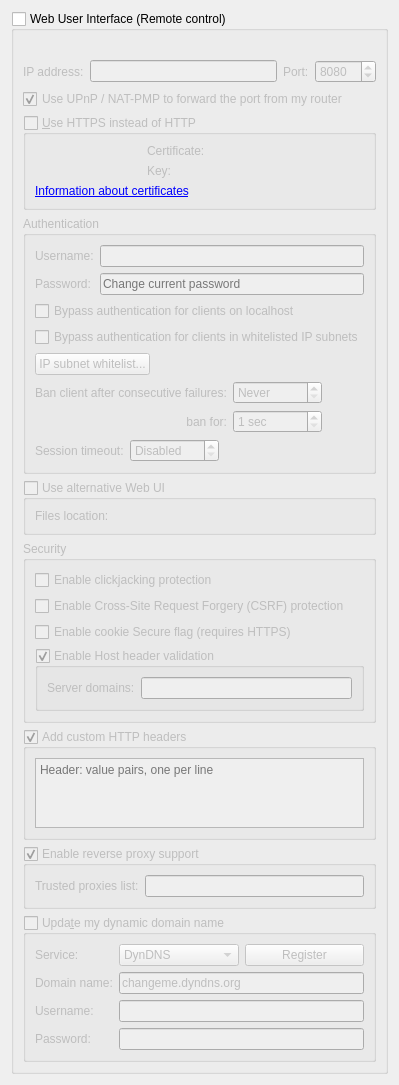
          <widget class="QWidget" name="scrollAreaWidgetContents_7">
           <property name="geometry">
            <rect>
             <x>0</x>
             <y>0</y>
             <width>382</width>
             <height>1045</height>
            </rect>
           </property>
           <layout class="QVBoxLayout" name="verticalLayout_23">
            <item>
             <widget class="QGroupBox" name="checkWebUI">
              <property name="title">
               <string>Web User Interface (Remote control)</string>
              </property>
              <property name="checkable">
               <bool>true</bool>
              </property>
              <property name="checked">
               <bool>false</bool>
              </property>
              <layout class="QVBoxLayout" name="verticalLayout_2">
               <item>
                <widget class="QLabel" name="labelWebUIError">
                 <property name="font">
                  <font>
                   <italic>true</italic>
                  </font>
                 </property>
                 <property name="text">
                  <string/>
                 </property>
                </widget>
               </item>
               <item>
                <layout class="QHBoxLayout" name="horizontalLayout_2">
                 <item>
                  <widget class="QLabel" name="lblWebUIAddress">
                   <property name="text">
                    <string>IP address:</string>
                   </property>
                  </widget>
                 </item>
                 <item>
                  <widget class="QLineEdit" name="textWebUIAddress">
                   <property name="toolTip">
                    <string>IP address that the Web UI will bind to.
Specify an IPv4 or IPv6 address. You can specify &quot;0.0.0.0&quot; for any IPv4 address,
&quot;::&quot; for any IPv6 address, or &quot;*&quot; for both IPv4 and IPv6.</string>
                   </property>
                  </widget>
                 </item>
                 <item>
                  <widget class="QLabel" name="lblWebUIPort">
                   <property name="text">
                    <string>Port:</string>
                   </property>
                  </widget>
                 </item>
                 <item>
                  <widget class="QSpinBox" name="spinWebUIPort">
                   <property name="minimum">
                    <number>1</number>
                   </property>
                   <property name="maximum">
                    <number>65535</number>
                   </property>
                   <property name="value">
                    <number>8080</number>
                   </property>
                  </widget>
                 </item>
                </layout>
               </item>
               <item>
                <widget class="QCheckBox" name="checkWebUIUPnP">
                 <property name="text">
                  <string>Use UPnP / NAT-PMP to forward the port from my router</string>
                 </property>
                 <property name="checked">
                  <bool>true</bool>
                 </property>
                </widget>
               </item>
               <item>
                <widget class="QGroupBox" name="checkWebUIHttps">
                 <property name="title">
                  <string>&amp;Use HTTPS instead of HTTP</string>
                 </property>
                 <property name="checkable">
                  <bool>true</bool>
                 </property>
                 <property name="checked">
                  <bool>false</bool>
                 </property>
                 <layout class="QGridLayout" name="gridLayout_11">
                  <item row="1" column="1">
                   <widget class="QLabel" name="lblWebUIKey">
                    <property name="text">
                     <string>Key:</string>
                    </property>
                   </widget>
                  </item>
                  <item row="0" column="1">
                   <widget class="QLabel" name="lblWebUICrt">
                    <property name="text">
                     <string>Certificate:</string>
                    </property>
                   </widget>
                  </item>
                  <item row="0" column="0">
                   <widget class="QLabel" name="lblSslCertStatus"/>
                  </item>
                  <item row="1" column="0">
                   <widget class="QLabel" name="lblSslKeyStatus"/>
                  </item>
                  <item row="2" column="0" colspan="3">
                   <widget class="QLabel" name="lblWebUIInfo">
                    <property name="text">
                     <string>&lt;a href=https://httpd.apache.org/docs/current/ssl/ssl_faq.html#aboutcerts&gt;Information about certificates&lt;/a&gt;</string>
                    </property>
                    <property name="openExternalLinks">
                     <bool>true</bool>
                    </property>
                   </widget>
                  </item>
                  <item row="0" column="2">
                   <widget class="FileSystemPathLineEdit" name="textWebUIHttpsCert" native="true"/>
                  </item>
                  <item row="1" column="2">
                   <widget class="FileSystemPathLineEdit" name="textWebUIHttpsKey" native="true"/>
                  </item>
                 </layout>
                </widget>
               </item>
               <item>
                <widget class="QGroupBox" name="groupWebUIAuth">
                 <property name="title">
                  <string>Authentication</string>
                 </property>
                 <layout class="QVBoxLayout" name="verticalLayout_35">
                  <item>
                   <layout class="QGridLayout" name="gridLayout_8">
                    <item row="0" column="0">
                     <widget class="QLabel" name="lblWebUIUsername">
                      <property name="text">
                       <string>Username:</string>
                      </property>
                     </widget>
                    </item>
                    <item row="0" column="1">
                     <widget class="QLineEdit" name="textWebUIUsername"/>
                    </item>
                    <item row="1" column="0">
                     <widget class="QLabel" name="lblWebUIPassword">
                      <property name="text">
                       <string>Password:</string>
                      </property>
                     </widget>
                    </item>
                    <item row="1" column="1">
                     <widget class="QLineEdit" name="textWebUIPassword">
                      <property name="echoMode">
                       <enum>QLineEdit::Password</enum>
                      </property>
                      <property name="placeholderText">
                       <string>Change current password</string>
                      </property>
                     </widget>
                    </item>
                   </layout>
                  </item>
                  <item>
                   <widget class="QCheckBox" name="checkBypassLocalAuth">
                    <property name="text">
                     <string>Bypass authentication for clients on localhost</string>
                    </property>
                   </widget>
                  </item>
                  <item>
                   <widget class="QCheckBox" name="checkBypassAuthSubnetWhitelist">
                    <property name="text">
                     <string>Bypass authentication for clients in whitelisted IP subnets</string>
                    </property>
                   </widget>
                  </item>
                  <item>
                   <widget class="QPushButton" name="IPSubnetWhitelistButton">
                    <property name="sizePolicy">
                     <sizepolicy hsizetype="Fixed" vsizetype="Fixed">
                      <horstretch>0</horstretch>
                      <verstretch>0</verstretch>
                     </sizepolicy>
                    </property>
                    <property name="text">
                     <string>IP subnet whitelist...</string>
                    </property>
                   </widget>
                  </item>
                  <item>
                   <layout class="QGridLayout" name="gridLayout_10">
                    <item row="0" column="0">
                     <widget class="QLabel" name="lblBanCounter">
                      <property name="text">
                       <string>Ban client after consecutive failures:</string>
                      </property>
                     </widget>
                    </item>
                    <item row="0" column="2">
                     <spacer name="horizontalSpacer_15">
                      <property name="orientation">
                       <enum>Qt::Horizontal</enum>
                      </property>
                      <property name="sizeHint" stdset="0">
                       <size>
                        <width>40</width>
                        <height>20</height>
                       </size>
                      </property>
                     </spacer>
                    </item>
                    <item row="0" column="1">
                     <widget class="QSpinBox" name="spinBanCounter">
                      <property name="specialValueText">
                       <string>Never</string>
                      </property>
                      <property name="maximum">
                       <number>2147483647</number>
                      </property>
                     </widget>
                    </item>
                    <item row="1" column="0">
                     <widget class="QLabel" name="lblBanDuration">
                      <property name="text">
                       <string>ban for:</string>
                      </property>
                      <property name="alignment">
                       <set>Qt::AlignRight|Qt::AlignTrailing|Qt::AlignVCenter</set>
                      </property>
                     </widget>
                    </item>
                    <item row="1" column="1">
                     <widget class="QSpinBox" name="spinBanDuration">
                      <property name="suffix">
                       <string> sec</string>
                      </property>
                      <property name="minimum">
                       <number>1</number>
                      </property>
                      <property name="maximum">
                       <number>2147483647</number>
                      </property>
                     </widget>
                    </item>
                   </layout>
                  </item>
                  <item>
                   <layout class="QHBoxLayout" name="horizontalLayout_13">
                    <item>
                     <widget class="QLabel" name="lblSessionTimeout">
                      <property name="text">
                       <string>Session timeout:</string>
                      </property>
                     </widget>
                    </item>
                    <item>
                     <widget class="QSpinBox" name="spinSessionTimeout">
                      <property name="specialValueText">
                       <string>Disabled</string>
                      </property>
                      <property name="suffix">
                       <string> sec</string>
                      </property>
                      <property name="maximum">
                       <number>2147483647</number>
                      </property>
                     </widget>
                    </item>
                    <item>
                     <spacer name="horizontalSpacer_11">
                      <property name="orientation">
                       <enum>Qt::Horizontal</enum>
                      </property>
                      <property name="sizeHint" stdset="0">
                       <size>
                        <width>40</width>
                        <height>20</height>
                       </size>
                      </property>
                     </spacer>
                    </item>
                   </layout>
                  </item>
                 </layout>
                </widget>
               </item>
               <item>
                <widget class="QGroupBox" name="groupAltWebUI">
                 <property name="title">
                  <string>Use alternative Web UI</string>
                 </property>
                 <property name="checkable">
                  <bool>true</bool>
                 </property>
                 <property name="checked">
                  <bool>false</bool>
                 </property>
                 <layout class="QHBoxLayout" name="horizontalLayout_5">
                  <item>
                   <widget class="QLabel" name="labelWebUIRootFolder">
                    <property name="text">
                     <string>Files location:</string>
                    </property>
                   </widget>
                  </item>
                  <item>
                   <widget class="FileSystemPathLineEdit" name="textWebUIRootFolder" native="true"/>
                  </item>
                 </layout>
                </widget>
               </item>
               <item>
                <widget class="QGroupBox" name="groupBox_3">
                 <property name="title">
                  <string>Security</string>
                 </property>
                 <layout class="QVBoxLayout" name="verticalLayout_33">
                  <item>
                   <widget class="QCheckBox" name="checkClickjacking">
                    <property name="text">
                     <string>Enable clickjacking protection</string>
                    </property>
                   </widget>
                  </item>
                  <item>
                   <widget class="QCheckBox" name="checkCSRFProtection">
                    <property name="text">
                     <string>Enable Cross-Site Request Forgery (CSRF) protection</string>
                    </property>
                   </widget>
                  </item>
                  <item>
                   <widget class="QCheckBox" name="checkSecureCookie">
                    <property name="text">
                     <string>Enable cookie Secure flag (requires HTTPS)</string>
                    </property>
                   </widget>
                  </item>
                  <item>
                   <widget class="QGroupBox" name="groupHostHeaderValidation">
                    <property name="title">
                     <string>Enable Host header validation</string>
                    </property>
                    <property name="checkable">
                     <bool>true</bool>
                    </property>
                    <layout class="QVBoxLayout" name="verticalLayout_32">
                     <item>
                      <layout class="QHBoxLayout" name="horizontalLayout_10">
                       <item>
                        <widget class="QLabel" name="labelServerDomains">
                         <property name="text">
                          <string>Server domains:</string>
                         </property>
                        </widget>
                       </item>
                       <item>
                        <widget class="QLineEdit" name="textServerDomains">
                         <property name="toolTip">
                          <string>Whitelist for filtering HTTP Host header values.
In order to defend against DNS rebinding attack,
you should put in domain names used by WebUI server.

Use ';' to split multiple entries. Can use wildcard '*'.</string>
                         </property>
                        </widget>
                       </item>
                      </layout>
                     </item>
                    </layout>
                   </widget>
                  </item>
                 </layout>
                </widget>
               </item>
               <item>
                <widget class="QGroupBox" name="groupWebUIAddCustomHTTPHeaders">
                 <property name="title">
                  <string>Add custom HTTP headers</string>
                 </property>
                 <property name="checkable">
                  <bool>true</bool>
                 </property>
                 <layout class="QVBoxLayout" name="verticalLayout_8">
                  <item>
                   <widget class="QPlainTextEdit" name="textWebUICustomHTTPHeaders">
                    <property name="lineWrapMode">
                     <enum>QPlainTextEdit::NoWrap</enum>
                    </property>
                    <property name="placeholderText">
                     <string>Header: value pairs, one per line</string>
                    </property>
                   </widget>
                  </item>
                 </layout>
                </widget>
               </item>
               <item>
                <widget class="QGroupBox" name="groupEnableReverseProxySupport">
                 <property name="title">
                  <string>Enable reverse proxy support</string>
                 </property>
                 <property name="checkable">
                  <bool>true</bool>
                 </property>
                 <layout class="QVBoxLayout" name="verticalLayout_331">
                  <item>
                   <layout class="QHBoxLayout" name="horizontalLayout_131">
                    <item>
                     <widget class="QLabel" name="lblReverseProxiesList">
                      <property name="text">
                       <string>Trusted proxies list:</string>
                      </property>
                     </widget>
                    </item>
                    <item>
                     <widget class="QLineEdit" name="textTrustedReverseProxiesList">
                      <property name="toolTip">
                       <string>Specify reverse proxy IPs (or subnets, e.g. 0.0.0.0/24) in order to use forwarded client address (X-Forwarded-For header). Use ';' to split multiple entries.</string>
                      </property>
                     </widget>
                    </item>
                   </layout>
                  </item>
                 </layout>
                </widget>
               </item>
               <item>
                <widget class="QGroupBox" name="checkDynDNS">
                 <property name="title">
                  <string>Upda&amp;te my dynamic domain name</string>
                 </property>
                 <property name="checkable">
                  <bool>true</bool>
                 </property>
                 <property name="checked">
                  <bool>false</bool>
                 </property>
                 <layout class="QFormLayout" name="formLayout_5">
                  <item row="0" column="0">
                   <widget class="QLabel" name="label_19">
                    <property name="text">
                     <string>Service:</string>
                    </property>
                   </widget>
                  </item>
                  <item row="0" column="1">
                   <layout class="QHBoxLayout" name="horizontalLayout_3">
                    <item>
                     <widget class="QComboBox" name="comboDNSService">
                      <item>
                       <property name="text">
                        <string notr="true">DynDNS</string>
                       </property>
                      </item>
                      <item>
                       <property name="text">
                        <string notr="true">No-IP</string>
                       </property>
                      </item>
                     </widget>
                    </item>
                    <item>
                     <widget class="QPushButton" name="registerDNSBtn">
                      <property name="text">
                       <string>Register</string>
                      </property>
                     </widget>
                    </item>
                   </layout>
                  </item>
                  <item row="1" column="0">
                   <widget class="QLabel" name="label_20">
                    <property name="text">
                     <string>Domain name:</string>
                    </property>
                   </widget>
                  </item>
                  <item row="1" column="1">
                   <widget class="QLineEdit" name="domainNameTxt">
                    <property name="text">
                     <string notr="true">changeme.dyndns.org</string>
                    </property>
                   </widget>
                  </item>
                  <item row="2" column="0">
                   <widget class="QLabel" name="label_21">
                    <property name="text">
                     <string>Username:</string>
                    </property>
                   </widget>
                  </item>
                  <item row="2" column="1">
                   <widget class="QLineEdit" name="DNSUsernameTxt"/>
                  </item>
                  <item row="3" column="0">
                   <widget class="QLabel" name="label_22">
                    <property name="text">
                     <string>Password:</string>
                    </property>
                   </widget>
                  </item>
                  <item row="3" column="1">
                   <widget class="QLineEdit" name="DNSPasswordTxt">
                    <property name="echoMode">
                     <enum>QLineEdit::Password</enum>
                    </property>
                   </widget>
                  </item>
                 </layout>
                </widget>
               </item>
              </layout>
             </widget>
            </item>
            <item>
             <spacer name="verticalSpacer">
              <property name="orientation">
               <enum>Qt::Vertical</enum>
              </property>
              <property name="sizeHint" stdset="0">
               <size>
                <width>20</width>
                <height>40</height>
               </size>
              </property>
             </spacer>
            </item>
           </layout>
          </widget>
